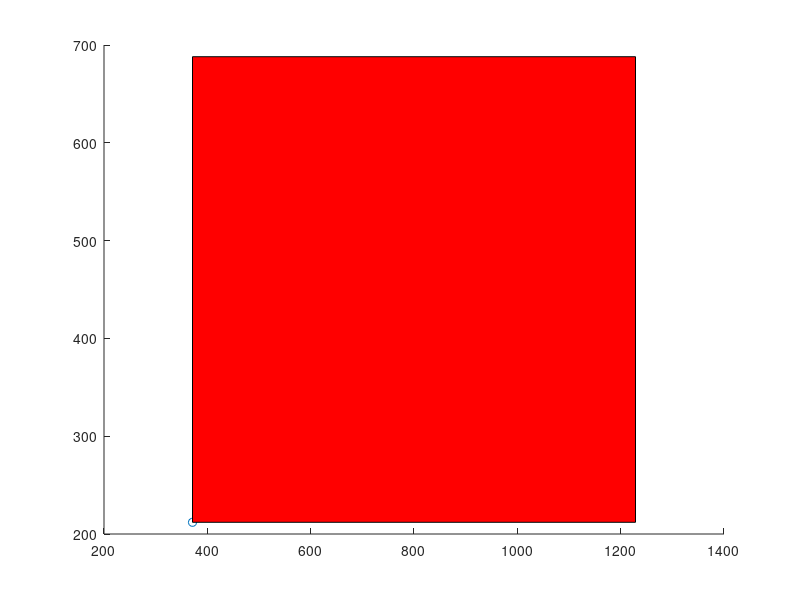

This figure's MATLAB source: (Note: this script raises an error after producing the figure.)
res_x_pix = 1600;
res_y_pix = 900;

size_x_cm = 60; % cm - screen horizontal size
size_y_cm = 40; % cm - screen horizontal size

dist_from_screen = 60; % cm
angle_x = 30*pi/180; % rad
angle_y = 20*pi/180; % rad

foc_x = 2*dist_from_screen*tan(angle_x/2); % cm - constant for any screen
foc_y = 2*dist_from_screen*tan(angle_y/2); % cm - constant for any screen

foc_x_pix = foc_x * res_x_pix/size_x_cm;
foc_y_pix = foc_y * res_y_pix/size_y_cm;

A = [res_x_pix/2 - foc_x_pix/2, res_y_pix/2 - foc_y_pix/2];
B = [res_x_pix/2 - foc_x_pix/2, res_y_pix/2 + foc_y_pix/2];
C = [res_x_pix/2 + foc_x_pix/2, res_y_pix/2 + foc_y_pix/2];
D = [res_x_pix/2 + foc_x_pix/2, res_y_pix/2 - foc_y_pix/2];

E = [0, 0];
F = [0, res_y_pix];
G = [res_x_pix, res_y_pix];
H = [res_x_pix 0];

txt_shift = 15;
scatter(A(1), A(2))
hold on

% focus area
coor_foc = [A; B; C; D];  
patch(coor_foc(:,1), coor_foc(:,2),'r')
[inPoints_foc] = polygrid(coor_foc(:,1), coor_foc(:,2), 1);

% left area
coor_l = [E; A; B; F]; 
p = patch(coor_l(:,1), coor_l(:,2),[0.5 0.25 0.25]);
[inPoints_l] = polygrid(coor_l(:,1), coor_l(:,2), 1);

% upper area
coor_u = [B; F; G; C];
patch(coor_u(:,1), coor_u(:,2),'b')
[inPoints_u] = polygrid(coor_u(:,1), coor_u(:,2), 1);

% right area
coor_r = [C; G; H; D];
patch(coor_r(:,1), coor_r(:,2),'y')
[inPoints_r] = polygrid(coor_r(:,1), coor_r(:,2), 1);

% bottom area
coor_b = [E; A; D; H];
patch(coor_b(:,1), coor_b(:,2),'g')
[inPoints_b] = polygrid(coor_b(:,1), coor_b(:,2), 1);

text(A(1)+txt_shift, A(2)+txt_shift, 'A')
scatter(B(1), B(2))
text(B(1)+txt_shift, B(2)+txt_shift, 'B')
scatter(C(1), C(2))
text(C(1)+txt_shift, C(2)+txt_shift, 'C')
scatter(D(1), D(2))
text(D(1)+txt_shift, D(2)+txt_shift, 'D')
scatter(E(1), E(2))
text(E(1)+txt_shift, E(2)+txt_shift, 'E')
scatter(F(1), F(2))
text(F(1)+txt_shift, F(2)+txt_shift, 'F')
scatter(G(1), G(2))
text(G(1)+txt_shift, G(2)+txt_shift, 'G')
scatter(H(1), H(2))
text(H(1)+txt_shift, H(2)+txt_shift, 'H')

axis([0-txt_shift res_x_pix+txt_shift 0-txt_shift res_y_pix+txt_shift])

total_area = res_x_pix * res_y_pix;
area_foc = round(100* foc_x_pix * foc_y_pix / total_area,1);
area_left = round(100 * 0.5*(B(1)-F(1))*(B(2)-A(2) + F(2)-E(2)) / total_area, 1);
area_upper = round(100 * 0.5*(F(2) - B(2))*(C(1) - B(1) + G(1) - F(1)) / total_area, 1);
area_right = round(100 * 0.5*(G(1)-C(1))*(C(2)-D(2) + G(2)-H(2)) / total_area, 1);
area_bottom = round(100 * 0.5*(A(2)-E(2))*(D(1)-A(1) + H(1)-E(1)) / total_area, 1);

num_areas = 5;
num_trials_per_area = 12;
circle_coordinates = zeros(num_areas*num_trials_per_area, 2);

rand_idx = randi(size(inPoints_foc,1),num_trials_per_area,1);
rand_coord = inPoints_foc(rand_idx,:);
circle_coordinates(1:num_trials_per_area,:) = rand_coord;

rand_idx = randi(size(inPoints_l,1),num_trials_per_area,1);
rand_coord = inPoints_l(rand_idx,:);
circle_coordinates(1+num_trials_per_area:2*num_trials_per_area,:) = rand_coord;

rand_idx = randi(size(inPoints_u,1),num_trials_per_area,1);
rand_coord = inPoints_u(rand_idx,:);
circle_coordinates(1+2*num_trials_per_area:3*num_trials_per_area,:) = rand_coord;

rand_idx = randi(size(inPoints_r,1),num_trials_per_area,1);
rand_coord = inPoints_r(rand_idx,:);
circle_coordinates(1+3*num_trials_per_area:4*num_trials_per_area,:) = rand_coord;

rand_idx = randi(size(inPoints_b,1),num_trials_per_area,1);
rand_coord = inPoints_b(rand_idx,:);
circle_coordinates(1+4*num_trials_per_area:5*num_trials_per_area,:) = rand_coord;

rand_perm = randperm(size(circle_coordinates,1));
circle_coordinates = circle_coordinates(rand_perm,:);

for idx = 1:size(circle_coordinates,1)
    viscircles(circle_coordinates(idx,:),30,'Color',[0.45 0.65 0])
end

    




